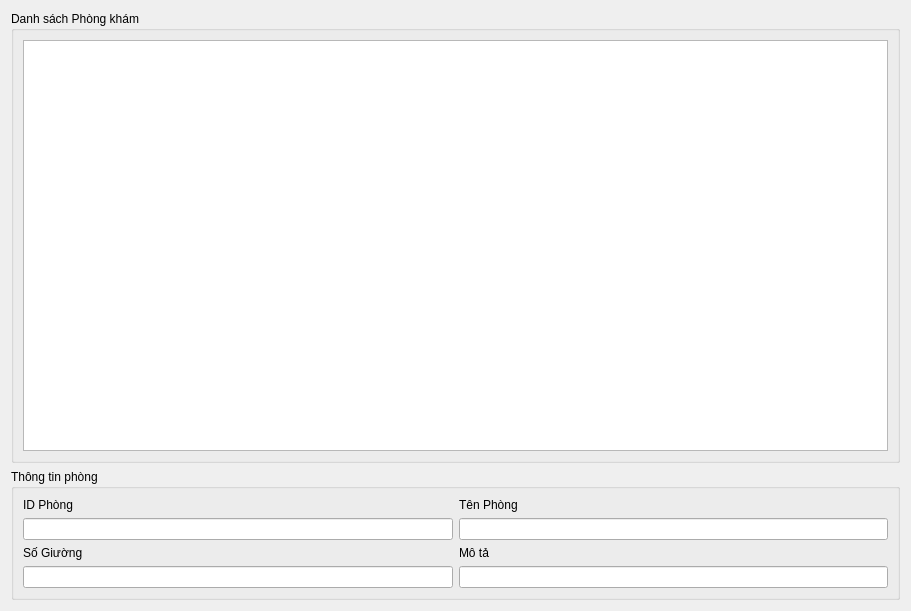
<?xml version="1.0" encoding="UTF-8"?>
<ui version="4.0">
 <class>FormPhong</class>
 <widget class="QWidget" name="FormPhong">
  <property name="geometry">
   <rect>
    <x>0</x>
    <y>0</y>
    <width>911</width>
    <height>611</height>
   </rect>
  </property>
  <layout class="QVBoxLayout">
   <item>
    <widget class="QGroupBox" name="groupList">
     <property name="title">
      <string>Danh sách Phòng khám</string>
     </property>
     <layout class="QVBoxLayout">
      <item>
       <widget class="QTableWidget" name="tablePhong"/>
      </item>
     </layout>
    </widget>
   </item>
   <item>
    <widget class="QGroupBox" name="groupEdit">
     <property name="maximumSize">
      <size>
       <width>16777215</width>
       <height>200</height>
      </size>
     </property>
     <property name="title">
      <string>Thông tin phòng</string>
     </property>
     <layout class="QGridLayout">
      <item row="0" column="0">
       <widget class="QLabel" name="label">
        <property name="text">
         <string>ID Phòng</string>
        </property>
       </widget>
      </item>
      <item row="1" column="0">
       <widget class="QLineEdit" name="txtIDPhong"/>
      </item>
      <item row="0" column="1">
       <widget class="QLabel" name="label">
        <property name="text">
         <string>Tên Phòng</string>
        </property>
       </widget>
      </item>
      <item row="1" column="1">
       <widget class="QLineEdit" name="txtTenPhong"/>
      </item>
      <item row="2" column="0">
       <widget class="QLabel" name="label">
        <property name="text">
         <string>Số Giường</string>
        </property>
       </widget>
      </item>
      <item row="3" column="0">
       <widget class="QLineEdit" name="txtSoGiuong"/>
      </item>
      <item row="2" column="1">
       <widget class="QLabel" name="label">
        <property name="text">
         <string>Mô tả</string>
        </property>
       </widget>
      </item>
      <item row="3" column="1">
       <widget class="QLineEdit" name="txtMoTa"/>
      </item>
     </layout>
    </widget>
   </item>
  </layout>
 </widget>
 <resources/>
 <connections/>
</ui>
